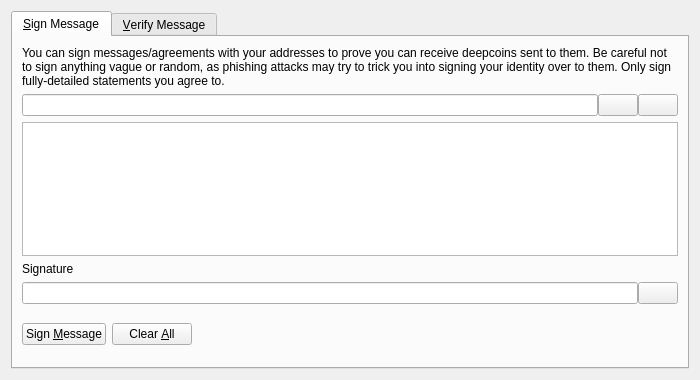
<?xml version="1.0" encoding="UTF-8"?>
<ui version="4.0">
 <class>SignVerifyMessageDialog</class>
 <widget class="QDialog" name="SignVerifyMessageDialog">
  <property name="geometry">
   <rect>
    <x>0</x>
    <y>0</y>
    <width>700</width>
    <height>380</height>
   </rect>
  </property>
  <property name="windowTitle">
   <string>Signatures - Sign / Verify a Message</string>
  </property>
  <property name="modal">
   <bool>true</bool>
  </property>
  <layout class="QVBoxLayout" name="verticalLayout">
   <item>
    <widget class="QTabWidget" name="tabWidget">
     <property name="currentIndex">
      <number>0</number>
     </property>
     <widget class="QWidget" name="tabSignMessage">
      <attribute name="title">
       <string>&amp;Sign Message</string>
      </attribute>
      <layout class="QVBoxLayout" name="verticalLayout_SM">
       <item>
        <widget class="QLabel" name="infoLabel_SM">
         <property name="text">
          <string>You can sign messages/agreements with your addresses to prove you can receive deepcoins sent to them. Be careful not to sign anything vague or random, as phishing attacks may try to trick you into signing your identity over to them. Only sign fully-detailed statements you agree to.</string>
         </property>
         <property name="textFormat">
          <enum>Qt::PlainText</enum>
         </property>
         <property name="wordWrap">
          <bool>true</bool>
         </property>
        </widget>
       </item>
       <item>
        <layout class="QHBoxLayout" name="horizontalLayout_1_SM">
         <property name="spacing">
          <number>0</number>
         </property>
         <item>
          <widget class="QValidatedLineEdit" name="addressIn_SM">
           <property name="toolTip">
            <string>The Deepcoin address to sign the message with</string>
           </property>
          </widget>
         </item>
         <item>
          <widget class="QPushButton" name="addressBookButton_SM">
           <property name="toolTip">
            <string>Choose previously used address</string>
           </property>
           <property name="text">
            <string/>
           </property>
           <property name="icon">
            <iconset resource="../deepcoin.qrc">
             <normaloff>:/icons/address-book</normaloff>:/icons/address-book</iconset>
           </property>
           <property name="shortcut">
            <string>Alt+A</string>
           </property>
           <property name="autoDefault">
            <bool>false</bool>
           </property>
          </widget>
         </item>
         <item>
          <widget class="QPushButton" name="pasteButton_SM">
           <property name="toolTip">
            <string>Paste address from clipboard</string>
           </property>
           <property name="text">
            <string/>
           </property>
           <property name="icon">
            <iconset resource="../deepcoin.qrc">
             <normaloff>:/icons/editpaste</normaloff>:/icons/editpaste</iconset>
           </property>
           <property name="shortcut">
            <string>Alt+P</string>
           </property>
           <property name="autoDefault">
            <bool>false</bool>
           </property>
          </widget>
         </item>
        </layout>
       </item>
       <item>
        <widget class="QPlainTextEdit" name="messageIn_SM">
         <property name="toolTip">
          <string>Enter the message you want to sign here</string>
         </property>
        </widget>
       </item>
       <item>
        <widget class="QLabel" name="signatureLabel_SM">
         <property name="text">
          <string>Signature</string>
         </property>
         <property name="textFormat">
          <enum>Qt::PlainText</enum>
         </property>
        </widget>
       </item>
       <item>
        <layout class="QHBoxLayout" name="horizontalLayout_2_SM">
         <property name="spacing">
          <number>0</number>
         </property>
         <item>
          <widget class="QLineEdit" name="signatureOut_SM">
           <property name="font">
            <font>
             <italic>true</italic>
            </font>
           </property>
           <property name="readOnly">
            <bool>true</bool>
           </property>
          </widget>
         </item>
         <item>
          <widget class="QPushButton" name="copySignatureButton_SM">
           <property name="toolTip">
            <string>Copy the current signature to the system clipboard</string>
           </property>
           <property name="text">
            <string/>
           </property>
           <property name="icon">
            <iconset resource="../deepcoin.qrc">
             <normaloff>:/icons/editcopy</normaloff>:/icons/editcopy</iconset>
           </property>
           <property name="autoDefault">
            <bool>false</bool>
           </property>
          </widget>
         </item>
        </layout>
       </item>
       <item>
        <layout class="QHBoxLayout" name="horizontalLayout_3_SM">
         <item>
          <widget class="QPushButton" name="signMessageButton_SM">
           <property name="toolTip">
            <string>Sign the message to prove you own this Deepcoin address</string>
           </property>
           <property name="text">
            <string>Sign &amp;Message</string>
           </property>
           <property name="icon">
            <iconset resource="../deepcoin.qrc">
             <normaloff>:/icons/edit</normaloff>:/icons/edit</iconset>
           </property>
           <property name="autoDefault">
            <bool>false</bool>
           </property>
          </widget>
         </item>
         <item>
          <widget class="QPushButton" name="clearButton_SM">
           <property name="toolTip">
            <string>Reset all sign message fields</string>
           </property>
           <property name="text">
            <string>Clear &amp;All</string>
           </property>
           <property name="icon">
            <iconset resource="../deepcoin.qrc">
             <normaloff>:/icons/remove</normaloff>:/icons/remove</iconset>
           </property>
           <property name="autoDefault">
            <bool>false</bool>
           </property>
          </widget>
         </item>
         <item>
          <spacer name="horizontalSpacer_1_SM">
           <property name="orientation">
            <enum>Qt::Horizontal</enum>
           </property>
           <property name="sizeHint" stdset="0">
            <size>
             <width>40</width>
             <height>48</height>
            </size>
           </property>
          </spacer>
         </item>
         <item>
          <widget class="QLabel" name="statusLabel_SM">
           <property name="font">
            <font>
             <weight>75</weight>
             <bold>true</bold>
            </font>
           </property>
           <property name="text">
            <string/>
           </property>
           <property name="wordWrap">
            <bool>true</bool>
           </property>
          </widget>
         </item>
         <item>
          <spacer name="horizontalSpacer_2_SM">
           <property name="orientation">
            <enum>Qt::Horizontal</enum>
           </property>
           <property name="sizeHint" stdset="0">
            <size>
             <width>40</width>
             <height>48</height>
            </size>
           </property>
          </spacer>
         </item>
        </layout>
       </item>
      </layout>
     </widget>
     <widget class="QWidget" name="tabVerifyMessage">
      <attribute name="title">
       <string>&amp;Verify Message</string>
      </attribute>
      <layout class="QVBoxLayout" name="verticalLayout_VM">
       <item>
        <widget class="QLabel" name="infoLabel_VM">
         <property name="text">
          <string>Enter the receiver's address, message (ensure you copy line breaks, spaces, tabs, etc. exactly) and signature below to verify the message. Be careful not to read more into the signature than what is in the signed message itself, to avoid being tricked by a man-in-the-middle attack. Note that this only proves the signing party receives with the address, it cannot prove sendership of any transaction!</string>
         </property>
         <property name="textFormat">
          <enum>Qt::PlainText</enum>
         </property>
         <property name="alignment">
          <set>Qt::AlignLeading|Qt::AlignLeft|Qt::AlignTop</set>
         </property>
         <property name="wordWrap">
          <bool>true</bool>
         </property>
        </widget>
       </item>
       <item>
        <layout class="QHBoxLayout" name="horizontalLayout_1_VM">
         <property name="spacing">
          <number>0</number>
         </property>
         <item>
          <widget class="QValidatedLineEdit" name="addressIn_VM">
           <property name="toolTip">
            <string>The Deepcoin address the message was signed with</string>
           </property>
          </widget>
         </item>
         <item>
          <widget class="QPushButton" name="addressBookButton_VM">
           <property name="toolTip">
            <string>Choose previously used address</string>
           </property>
           <property name="text">
            <string/>
           </property>
           <property name="icon">
            <iconset resource="../deepcoin.qrc">
             <normaloff>:/icons/address-book</normaloff>:/icons/address-book</iconset>
           </property>
           <property name="shortcut">
            <string>Alt+A</string>
           </property>
           <property name="autoDefault">
            <bool>false</bool>
           </property>
          </widget>
         </item>
        </layout>
       </item>
       <item>
        <widget class="QPlainTextEdit" name="messageIn_VM"/>
       </item>
       <item>
        <widget class="QValidatedLineEdit" name="signatureIn_VM"/>
       </item>
       <item>
        <layout class="QHBoxLayout" name="horizontalLayout_2_VM">
         <item>
          <widget class="QPushButton" name="verifyMessageButton_VM">
           <property name="toolTip">
            <string>Verify the message to ensure it was signed with the specified Deepcoin address</string>
           </property>
           <property name="text">
            <string>Verify &amp;Message</string>
           </property>
           <property name="icon">
            <iconset resource="../deepcoin.qrc">
             <normaloff>:/icons/transaction_0</normaloff>:/icons/transaction_0</iconset>
           </property>
           <property name="autoDefault">
            <bool>false</bool>
           </property>
          </widget>
         </item>
         <item>
          <widget class="QPushButton" name="clearButton_VM">
           <property name="toolTip">
            <string>Reset all verify message fields</string>
           </property>
           <property name="text">
            <string>Clear &amp;All</string>
           </property>
           <property name="icon">
            <iconset resource="../deepcoin.qrc">
             <normaloff>:/icons/remove</normaloff>:/icons/remove</iconset>
           </property>
           <property name="autoDefault">
            <bool>false</bool>
           </property>
          </widget>
         </item>
         <item>
          <spacer name="horizontalSpacer_1_VM">
           <property name="orientation">
            <enum>Qt::Horizontal</enum>
           </property>
           <property name="sizeHint" stdset="0">
            <size>
             <width>40</width>
             <height>48</height>
            </size>
           </property>
          </spacer>
         </item>
         <item>
          <widget class="QLabel" name="statusLabel_VM">
           <property name="font">
            <font>
             <weight>75</weight>
             <bold>true</bold>
            </font>
           </property>
           <property name="text">
            <string/>
           </property>
           <property name="wordWrap">
            <bool>true</bool>
           </property>
          </widget>
         </item>
         <item>
          <spacer name="horizontalSpacer_2_VM">
           <property name="orientation">
            <enum>Qt::Horizontal</enum>
           </property>
           <property name="sizeHint" stdset="0">
            <size>
             <width>40</width>
             <height>48</height>
            </size>
           </property>
          </spacer>
         </item>
        </layout>
       </item>
      </layout>
     </widget>
    </widget>
   </item>
  </layout>
 </widget>
 <customwidgets>
  <customwidget>
   <class>QValidatedLineEdit</class>
   <extends>QLineEdit</extends>
   <header>qt/qvalidatedlineedit.h</header>
  </customwidget>
 </customwidgets>
 <resources>
  <include location="../deepcoin.qrc"/>
 </resources>
 <connections/>
</ui>
